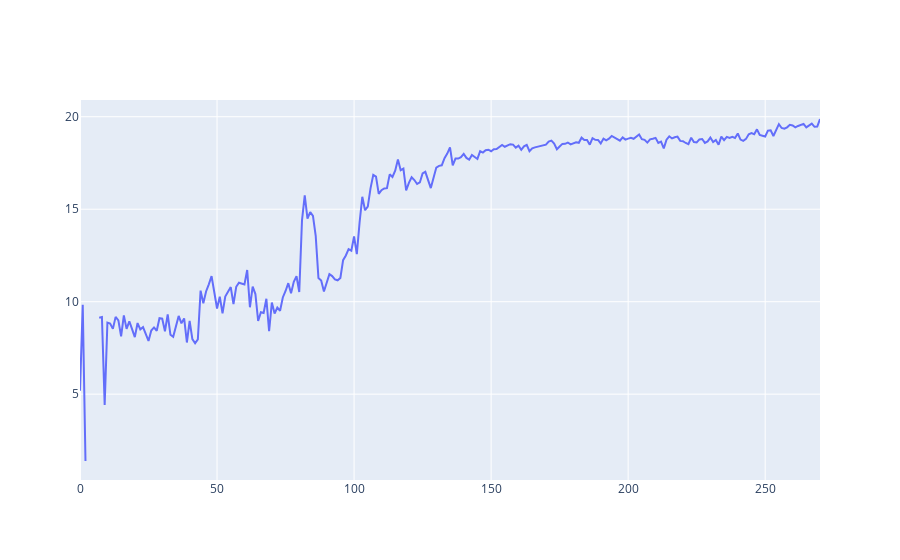

Source (notebook cell):
### Code cell
import plotly.graph_objs as go

from plotly.offline import download_plotlyjs, init_notebook_mode, plot, iplot

init_notebook_mode(connected=True)
iplot([go.Scatter(x=global_temp.index, y=global_temp.AverageTemperature)])

### Figure 1 — Plotly figure (JSON) as saved in the notebook; plotly's stock layout.template omitted (floating-point values rounded to 4 significant figures; data arrays with more than 128 entries replaced by an {"elided": "..."} marker saying what was removed)
{"data": [{"type": "scatter", "x": {"elided": "271 int values"}, "y": {"elided": "271 float values"}}], "layout": {}}
